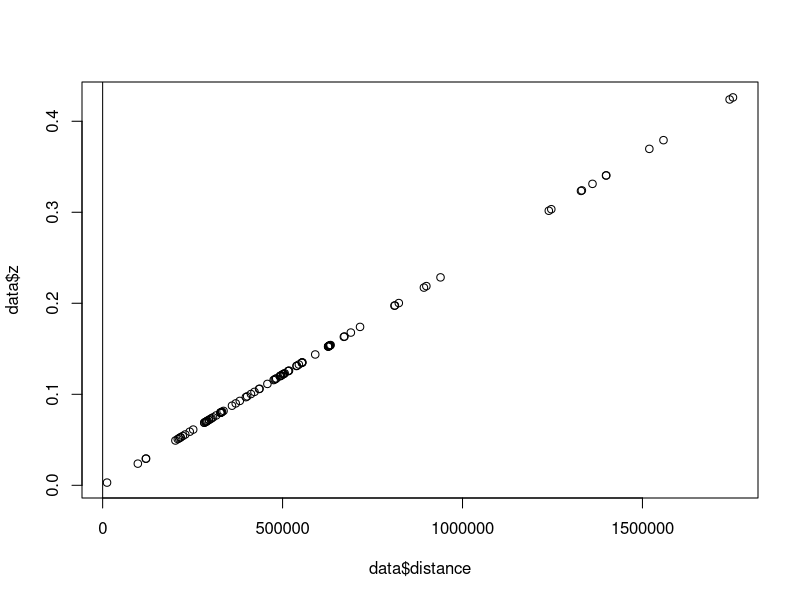

This figure's R source:
data <- read.csv("redshift1.csv")
View(data)
plot <- plot(data$distance,data$z)
predic = lm(data$distance~data$z,data)
predic
plot2 <- abline(data$z,data$distance)
prediction = 4.110e+06*0.05079896 + -6.698e-06
prediction
